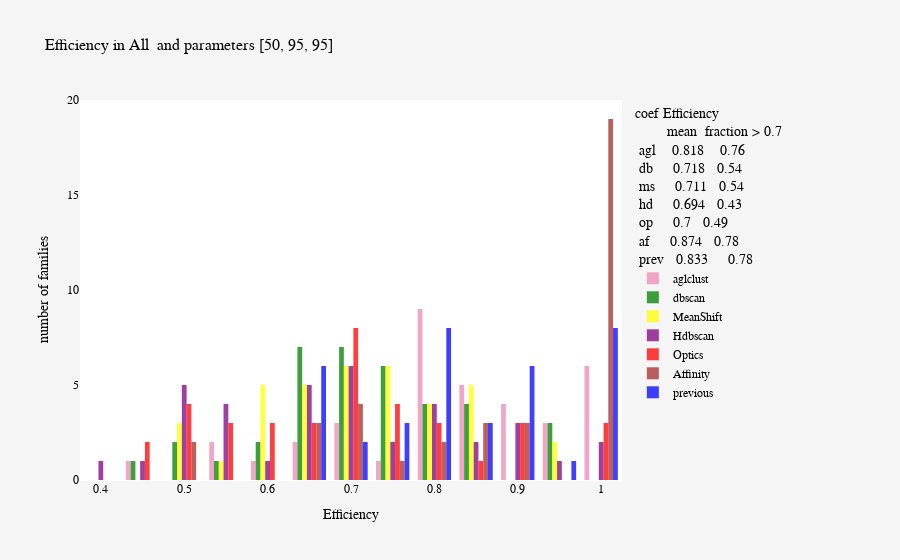

Notebook source saved alongside this figure:
### Code cell
Hist(part_c, 'P', 'Purity', 'All', val_all)
Hist(part_c, 'S', 'Splitting', 'All', val_all)
Hist(part_c, 'I', 'Integrity', 'All', val_all)
Hist(part_c, 'E', 'Efficiency', 'All', val_all)

### Figure 1 — Plotly figure (JSON) as saved in the notebook; plotly's stock layout.template omitted (floating-point values rounded to 4 significant figures)
{"data": [{"marker": {"color": "#EB89B5"}, "name": "aglclust", "opacity": 0.75, "type": "histogram", "x": [0.909, 0.786, 0.818, 0.795, 0.697, 0.671, 0.812, 0.85, 0.75, 0.685, 0.604, 0.95, 0.663, 0.949, 1, 0.819, 0.813, 0.455, 0.556, 0.821, 0.917, 0.8, 0.929, 1, 0.833, 0.89, 0.778, 0.7, 1, 0.877, 0.839, 1, 0.571, 1, 0.873, 1, 0.846]}, {"marker": {"color": "green"}, "name": "dbscan", "opacity": 0.75, "type": "histogram", "x": [0.944, 0.705, 0.773, 0.659, 0.451, 0.633, 0.611, 0.7, 0.688, 0.614, 0.505, 0.846, 0.63, 0.815, 0.562, 0.664, 0.671, 0.75, 0.703, 0.783, 0.833, 0.667, 0.795, 0.833, 0.714, 0.756, 0.812, 0.833, 0.727, 0.733, 0.696, 0.667, 0.5, 0.938, 0.7, 0.929, 0.744]}, {"marker": {"color": "yellow"}, "name": "MeanShift", "opacity": 0.75, "type": "histogram", "x": [0.944, 0.705, 0.758, 0.659, 0.481, 0.595, 0.611, 0.7, 0.611, 0.628, 0.479, 0.846, 0.641, 0.815, 0.562, 0.623, 0.618, 0.75, 0.703, 0.783, 0.833, 0.667, 0.795, 0.833, 0.714, 0.756, 0.812, 0.867, 0.727, 0.733, 0.696, 0.667, 0.5, 0.833, 0.7, 0.929, 0.726]}, {"marker": {"color": "purple"}, "name": "Hdbscan", "opacity": 0.75, "type": "histogram", "x": [0.875, 0.929, 0.828, 0.562, 0.541, 0.5, 0.63, 0.7, 0.7, 0.664, 0.509, 0.818, 0.503, 0.905, 0.4, 0.547, 0.822, 0.5, 0.6, 0.722, 1, 0.556, 0.824, 1, 0.714, 0.77, 0.75, 0.636, 0.786, 0.692, 0.636, 0.444, 0.5, 0.833, 0.68, 0.917, 0.667]}, {"marker": {"color": "red"}, "name": "Optics", "opacity": 0.75, "type": "histogram", "x": [1, 0.722, 0.59, 0.75, 0.552, 0.616, 0.646, 0.688, 0.444, 0.53, 0.547, 0.8, 0.519, 0.917, 0.5, 0.601, 0.666, 0.5, 0.5, 0.7, 0.907, 0.688, 0.769, 1, 1, 0.716, 0.722, 0.833, 0.786, 0.733, 0.705, 0.667, 0.444, 0.75, 0.68, 0.9, 0.817]}, {"marker": {"color": "brown"}, "name": "Affinity", "opacity": 0.75, "type": "histogram", "x": [1, 1, 1, 0.8, 0.667, 1, 0.667, 0.7, 1, 0.833, 1, 1, 0.717, 1, 1, 0.69, 0.81, 0.5, 1, 0.917, 1, 0.5, 0.905, 1, 1, 0.84, 1, 1, 0.889, 1, 0.75, 1, 0.625, 1, 0.7, 1, 0.833]}, {"marker": {"color": "blue"}, "name": "previous", "opacity": 0.75, "type": "histogram", "x": [0.875, 0.633, 0.818, 1, 0.777, 0.798, 0.81, 0.9, 0.833, 0.985, 0.732, 0.75, 0.694, 0.87, 0.8, 0.865, 0.686, 0.667, 0.767, 0.881, 1, 0.667, 1, 0.8, 0.625, 0.921, 1, 0.881, 1, 0.808, 0.787, 0.667, 0.667, 1, 0.95, 1, 0.905]}], "layout": {"font": {"color": "black", "family": "Verdana", "size": 12}, "legend": {"title": {"text": "coef Efficiency <br>        mean  fraction > 0.7                          <br> agl    0.818    0.76                          <br> db     0.718   0.54                          <br> ms     0.711   0.54                         <br> hd     0.694   0.43                          <br> op     0.7   0.49                          <br> af     0.874   0.78                          <br> prev   0.833     0.78"}}, "paper_bgcolor": "whitesmoke", "plot_bgcolor": "white", "title": {"font": {"size": 16}, "text": "Efficiency in All  and parameters [50, 95, 95]"}, "xaxis": {"title": {"text": "Efficiency"}}, "yaxis": {"title": {"text": "number of families"}}}}
